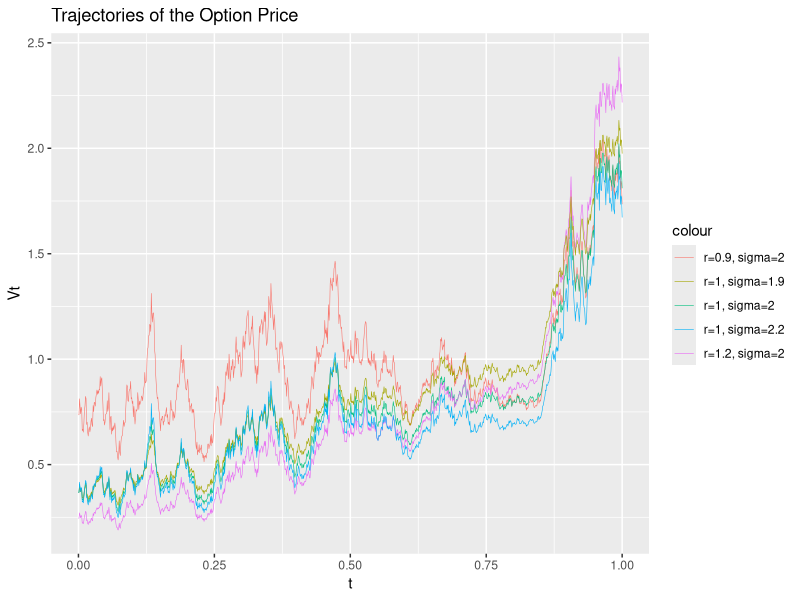
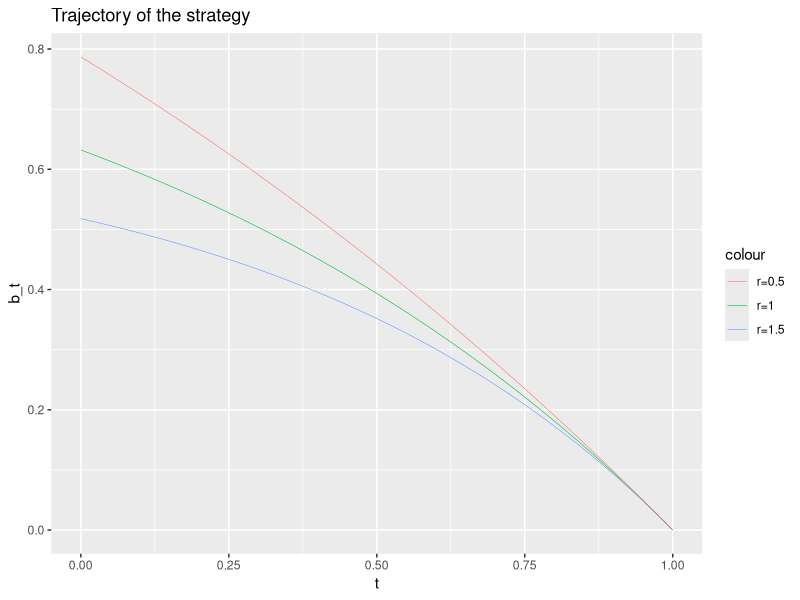

Here is the R script that generated these plots, in order:

rm(list = ls())

library("ggplot2")


N<-1000
T<-1
delta<-T/N
t<-seq(0,T,delta)

#in order to be able to compare the trajectories of different option prices according 
# the value of the parameters, we generate first Z~N(0,1) so that 
# the only difference between the geometric BM to be their parameters
z<-rnorm(N,0,1)

#take the BM at t=0 to be 0 by taking the first element to be zero 
Z<-c(0,z)



# Create a function that simulates the geometric BM
geometricBM<- function(r,sigma){
  B<-rep(0,N+1)
  for (i in 2:N+1){
    B[i]<-B[i-1] + sqrt(delta)*Z[i]
  }
  t<-seq(0,T,delta)
  S<-r * t + sigma * B 
  
  return(exp(S))
}


#Simulate the Y_t variable that is given by the integral from 0 to t of S_t
#through Riemann sum

#difference between t_0,t_1...t_N is const= delta
#generate a vecotor of the differences between the t

computeY<-function(S){
  diff_t<-rep(delta,N)
  Y<-rep(0,N+1)
  for (i in 1:N+1){
    for (j in 1:i){
      Y[i]<-sum(Y[i], (S[j-1]*diff_t[j-1]))
    }
  }
  return(Y)
}


#Compute the price
Vt<-function(S,Y,r){
  vector_T<-rep(T,N+1)
  vector_r<-rep(r,N+1)
  Vt<-(exp(-vector_r*(vector_T-t))/vector_T)*(Y+(S/vector_r)*(exp(vector_r*(vector_T-t)-1)))
  return(Vt)
}



r<-     c( 0.5, 1, 1.5, 1, 1)
sigma<- c( 2, 2, 2, 1.5, 2.5)

S1<-geometricBM(r=r[1],sigma=sigma[1])
Y1<-computeY(S=S1)
Vt1<-Vt(S=S1,Y=Y1,r=r[1])


S2<-geometricBM(r=r[2],sigma=sigma[2])
Y2<-computeY(S=S2)
Vt2<-Vt(S=S2,Y=Y2,r=r[2])

S3<-geometricBM(r=r[3],sigma=sigma[3])
Y3<-computeY(S=S3)
Vt3<-Vt(S=S3,Y=Y3,r=r[3])

S4<-geometricBM(r=r[4],sigma=sigma[4])
Y4<-computeY(S=S4)
Vt4<-Vt(S=S4,Y=Y4,r=r[4])

S5<-geometricBM(r=r[5],sigma=sigma[5])
Y5<-computeY(S=S5)
Vt5<-Vt(S=S5,Y=Y5,r=r[5])


ggplot() +
  geom_line(aes(x = t, y = Vt1, colour = "r=0.9, sigma=2"), size = 0.2) +
  geom_line(aes(x = t, y = Vt2, colour = "r=1, sigma=2"), size = 0.2) +
  geom_line(aes(x = t, y = Vt3, colour = "r=1.2, sigma=2"), size = 0.2) +
  geom_line(aes(x = t, y = Vt4, colour = "r=1, sigma=1.9"), size = 0.2) +
  geom_line(aes(x = t, y = Vt5, colour = "r=1, sigma=2.2"), size = 0.2) +
  labs(title = "Trajectories of the Option Price", x = "t", y = "Vt")


########################################################
# Simulate b
########################################################

vector_r<-rep(1,N+1)
vector_T<-rep(1,N+1)
bt1<- (1/vector_r*vector_T)-(exp(-vector_r*(vector_T-t))/vector_r*vector_T)

vector_r2<-rep(1.5,N+1)
vector_T<-rep(1,N+1)
bt2<-(1/vector_r2*vector_T)-(exp(-vector_r2*(vector_T-t))/vector_r2*vector_T)

vector_r3<-rep(0.5,N+1)
vector_T<-rep(1,N+1)
bt3<-(1/vector_r3*vector_T)-(exp(-vector_r3*(vector_T-t))/vector_r3*vector_T)


ggplot() +
 geom_line(aes(x = t, y = bt1, colour = "r=1"), size = 0.2) +
  geom_line(aes(x = t, y = bt2, colour = "r=1.5"), size = 0.2) +
  geom_line(aes(x = t, y = bt3, colour = "r=0.5"), size = 0.2) +
  labs(title = "Trajectory of the strategy", x = "t", y = "b_t")

